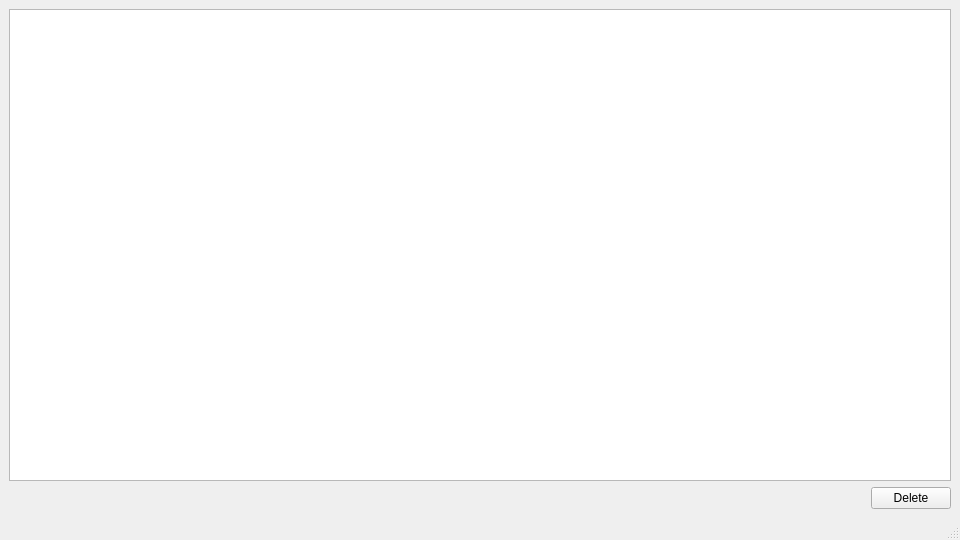
<?xml version="1.0" encoding="UTF-8"?>
<ui version="4.0">
 <class>MainWindow</class>
 <widget class="QMainWindow" name="MainWindow">
  <property name="geometry">
   <rect>
    <x>0</x>
    <y>0</y>
    <width>960</width>
    <height>540</height>
   </rect>
  </property>
  <property name="windowTitle">
   <string>MainWindow</string>
  </property>
  <widget class="QWidget" name="centralwidget">
   <layout class="QGridLayout" name="gridLayout">
    <item row="0" column="0">
     <layout class="QVBoxLayout" name="verticalLayout">
      <item>
       <widget class="QTextBrowser" name="logger"/>
      </item>
      <item>
       <layout class="QHBoxLayout" name="horizontalLayout">
        <item>
         <spacer name="horizontalSpacer">
          <property name="orientation">
           <enum>Qt::Horizontal</enum>
          </property>
          <property name="sizeHint" stdset="0">
           <size>
            <width>40</width>
            <height>20</height>
           </size>
          </property>
         </spacer>
        </item>
        <item>
         <widget class="QPushButton" name="deleteButton">
          <property name="text">
           <string>Delete</string>
          </property>
         </widget>
        </item>
       </layout>
      </item>
     </layout>
    </item>
   </layout>
  </widget>
  <widget class="QMenuBar" name="menubar">
   <property name="geometry">
    <rect>
     <x>0</x>
     <y>0</y>
     <width>960</width>
     <height>22</height>
    </rect>
   </property>
  </widget>
  <widget class="QStatusBar" name="statusbar"/>
 </widget>
 <resources/>
 <connections/>
</ui>
